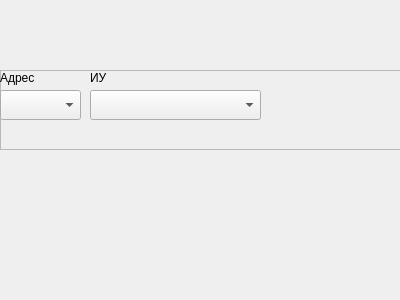
<?xml version="1.0" encoding="UTF-8"?>
<ui version="4.0">
 <class>Widget_DD_T4K_M</class>
 <widget class="QWidget" name="Widget_DD_T4K_M">
  <property name="geometry">
   <rect>
    <x>0</x>
    <y>0</y>
    <width>400</width>
    <height>300</height>
   </rect>
  </property>
  <property name="windowTitle">
   <string>Form</string>
  </property>
  <widget class="QFrame" name="frame">
   <property name="geometry">
    <rect>
     <x>0</x>
     <y>70</y>
     <width>550</width>
     <height>80</height>
    </rect>
   </property>
   <property name="frameShape">
    <enum>QFrame::StyledPanel</enum>
   </property>
   <property name="frameShadow">
    <enum>QFrame::Raised</enum>
   </property>
   <widget class="QLabel" name="label_103">
    <property name="geometry">
     <rect>
      <x>90</x>
      <y>0</y>
      <width>71</width>
      <height>16</height>
     </rect>
    </property>
    <property name="text">
     <string>ИУ</string>
    </property>
   </widget>
   <widget class="QComboBox" name="Num1">
    <property name="geometry">
     <rect>
      <x>0</x>
      <y>20</y>
      <width>81</width>
      <height>30</height>
     </rect>
    </property>
    <property name="sizeAdjustPolicy">
     <enum>QComboBox::AdjustToMinimumContentsLengthWithIcon</enum>
    </property>
   </widget>
   <widget class="QLabel" name="label_102">
    <property name="geometry">
     <rect>
      <x>0</x>
      <y>0</y>
      <width>71</width>
      <height>16</height>
     </rect>
    </property>
    <property name="text">
     <string>Адрес</string>
    </property>
   </widget>
   <widget class="QComboBox" name="Num2">
    <property name="geometry">
     <rect>
      <x>90</x>
      <y>20</y>
      <width>171</width>
      <height>30</height>
     </rect>
    </property>
    <property name="sizeAdjustPolicy">
     <enum>QComboBox::AdjustToMinimumContentsLengthWithIcon</enum>
    </property>
   </widget>
  </widget>
 </widget>
 <resources/>
 <connections/>
</ui>
